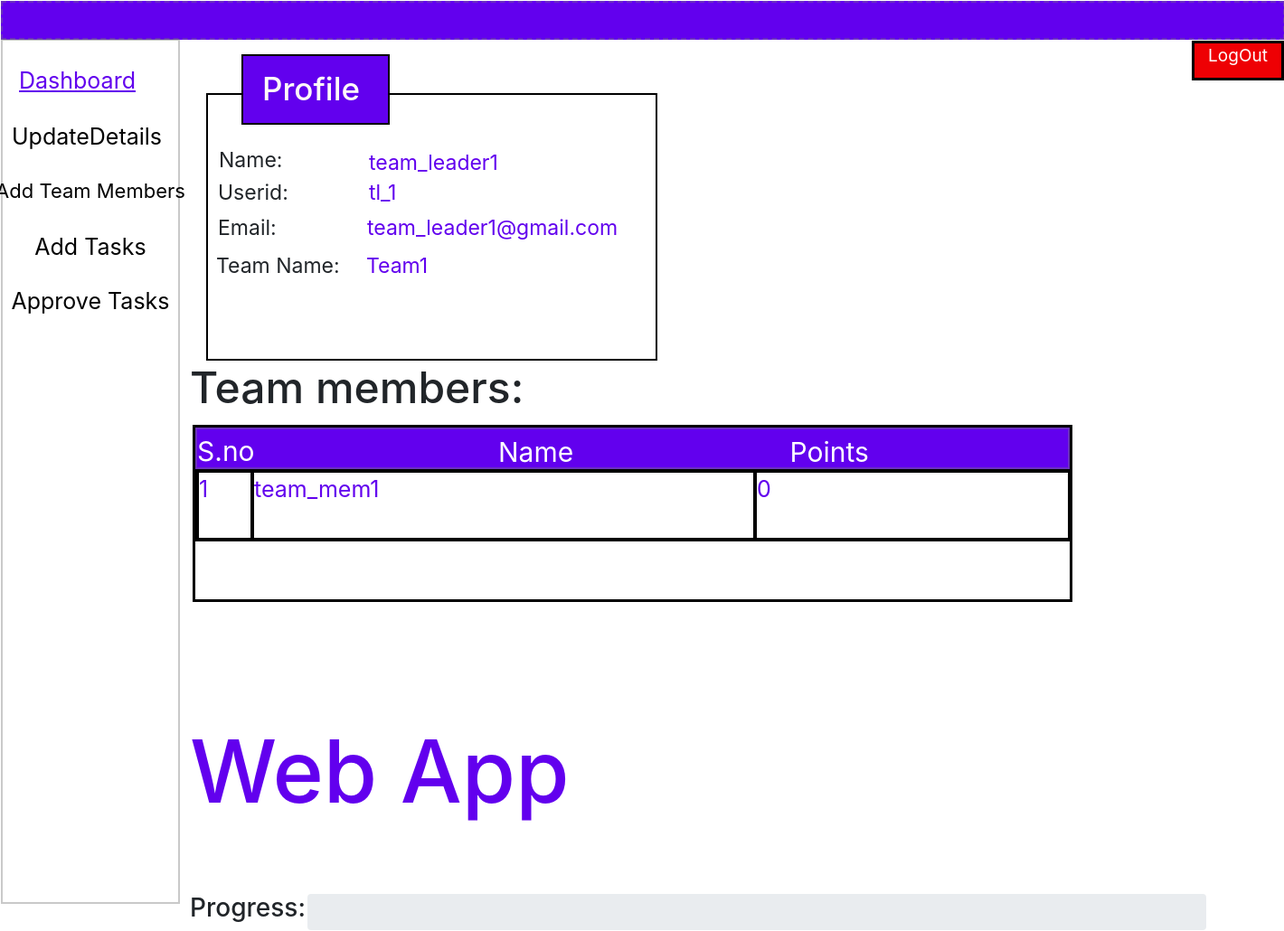
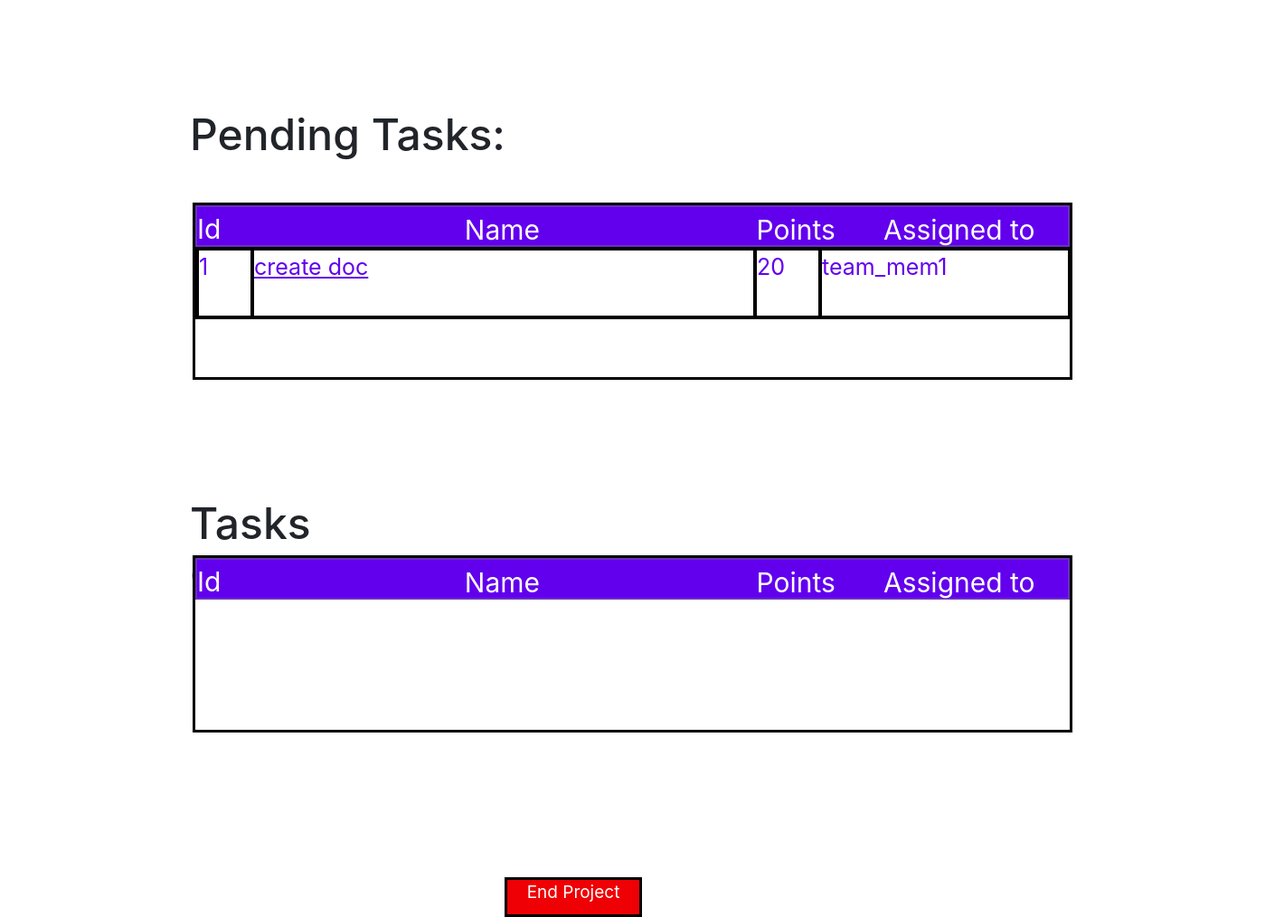
The app's page /team_leader_dashboard/5/ with its own data (2 pictures, top to bottom).
### teamleader/models.py (models this page shows, shortened)
class team_member(models.Model):
    name = models.CharField(max_length=100)
    user_id = models.CharField(max_length=100)
    password = models.CharField(max_length=100)
    email = models.EmailField()
    total_points = models.IntegerField(default = 0)
    is_team_assigned = models.BooleanField(default=False)
    team_of = models.ForeignKey(team_leader,on_delete = models.CASCADE,blank = True, null = True)
    no_of_tasks_accepted = models.IntegerField(default = 0)
    no_of_tasks_rejected = models.IntegerField(default = 0)

class project(models.Model):
    name = models.CharField(max_length=100)
    is_active = models.BooleanField(default = True)
    date_created = models.DateTimeField(auto_now_add=True)
    no_of_pending_tasks = models.IntegerField(default = 0)
    no_of_tasks_completed = models.IntegerField(default = 0)
    project_teamleader = models.OneToOneField(team_leader,on_delete = models.CASCADE)
    progress = models.IntegerField(default = 0)

class task(models.Model):
    name = models.CharField(max_length=100)
    description = models.TextField(max_length = 500)
    task_of = models.ForeignKey(project,on_delete = models.CASCADE)
    points = models.IntegerField()
    assigned_to = models.ForeignKey(team_member,on_delete = models.CASCADE)
    status = models.IntegerField(default = 0)

class team_leader(models.Model):
    name = models.CharField(max_length=100)
    team_name = models.CharField(max_length=100)
    user_id = models.CharField(max_length=100)
    password = models.CharField(max_length=100)
    email = models.EmailField()
    is_project_created = models.BooleanField(default = False)

### manager/views.py (the view)
# urls.py: path('team_leader_dashboard/<int:id>/',mviews.team_leader_dashboard,name='team_leader_dashboard'),
def team_leader_dashboard(request,id):
    tl = team_leader.objects.get(id=id)
    if project.objects.filter(project_teamleader = tl).exists():
        pro = project.objects.get(project_teamleader = tl)
        try:
            progress = (pro.no_of_tasks_completed * 100) / (pro.no_of_tasks_completed + pro.no_of_pending_tasks)
        except Exception:
            progress = 0
        pro.progress = progress
        pro.save()
        context = {
        'tl': tl,
        'tms': team_member.objects.filter(team_of = tl),
        'project': pro,
        'pend_tasks': task.objects.filter(task_of = pro, status = 0),
        'comp_tasks': task.objects.filter(task_of = pro, status = 2),
        'progress': int(progress),
        }
    else:
        context = {
            'tl': tl,
            'tms': team_member.objects.filter(team_of = tl)
        }
    return render(request,'teamleader/dashboard.html',context)

### teamleader/templates/teamleader/dashboard.html (shortened to what this page needs)
{% load static %}
<!DOCTYPE html>
<html lang="en">
<head>
    <link rel="stylesheet" href="https://maxcdn.bootstrapcdn.com/bootstrap/4.0.0/css/bootstrap.min.css">
    <link rel="stylesheet" href="{%static 'teamleader/dashboard.css'%}">
    <link rel="stylesheet" href="https://stackpath.bootstrapcdn.com/bootstrap/4.4.1/css/bootstrap.min.css">
</head>
<body>
    <div>
          <div class="home-container01"></div>
          <div class="home-container02">
            <a
              href="{% url 'team_leader_dashboard' tl.id %}"
              rel="noreferrer noopener"
              class="home-link"
            >
              Dashboard
            </a>
            <a class="home-text" href="{% url 'tl_update_page' tl.id %}">UpdateDetails</a>
            <a class="add_teammem" href="{% url 'add_teammembers_page' tl.id %}">Add Team Members</a>
            <a class="add_task" href="{% url 'add_tasks_page' tl.id %}">Add Tasks</a>
            <a class="approve_task" href="{% url 'approve_page' tl.id %}">Approve Tasks</a>
          </div>
          <div class="tag2">
            <div class="home-container04">
              <span class="home-text01">S.no</span>
              <span class="home-text02">Points</span>
              <span class="home-text03">Name</span>
            </div>
            {% for tm in tms %}
            <div class="home-container05">
              <div class="home-container06">
                <span class="home-text05">
                  <span>{{ forloop.counter }}</span>
                  <br />
                </span>
              </div>
              <div class="home-container07">
                <span class="home-text05">
                  <span>{{ tm.name }}</span>
                  <br />
                </span>
              </div>
              <div class="tag3">
                <span class="home-text08">
                  <span class="home-text09">{{ tm.total_points }}</span>
                  <br />
                </span>
              </div>
            </div>
            {% endfor %}
          </div>
        {% if tl.is_project_created %}
          <h1 class="tag8">{{ project.name }}</h1>
          <h1 class="home-text32">Pending Tasks:</h1>
          <div class="home-container03">
            <div class="home-container04">
              <span class="home-text01">Id</span>
              <span class="home-text02">Points</span>
              <span class="home-text03">Name</span>
              <span class="tag5">Assigned to</span>
            </div>
            {% for task in pend_tasks %}
            <div class="home-container05">
              <div class="home-container06">
                <span class="home-text05">
                  <span>{{ forloop.counter }}</span>
                  <br />
                </span>
              </div>
              <div class="home-container07">
                <a
                  href="https://example.com"
                  target="_blank"
                  rel="noreferrer noopener"
                  class="home-link1"
                >
                  {{ task.name }}
                </a>
              </div>
              <div class="home-container08">
                <span class="home-text08">
                  <span class="home-text09">{{ task.points }}</span>
                  <br />
                </span>
              </div>
              <div class="tag6">
                <span class="home-text05">
                  <span>{{ task.assigned_to.name }}</span>
                  <br />
                </span>
              </div>
            </div>
          {% endfor %}
          </div>
          <h1 class="tag4">Tasks Completed:</h1>
          <div class="tag7">
            <div class="home-container04">
              <span class="home-text01">Id</span>
              <span class="home-text02">Points</span>
              <span class="home-text03">Name</span>
              <span class="tag5">Assigned to</span>
            </div>
          </div>
          <a href="{% url 'delete_project' tl.id %}" id="end_pro_button">End Project</a>
          <h3 style="position:relative; top: 148px; left: 210px;">Progress:</h3>
          <div id="progress-bar" class="progress">
          </div>
        {% endif %}
          <div class="home-container10">
            <span class="home-text14">Name:</span>
            <span class="home-text16">Team Name:</span>
            <span class="home-text17">Userid:</span>
            <span class="home-text18">Email:</span>
            <span class="home-text19">{{ tl.name }}</span>
            <span class="home-text21">{{ tl.team_name }}</span>
            <span class="home-text22">{{ tl.email }}</span>
            <span class="home-text23">{{ tl.user_id }}</span>
          </div>
          <div class="home-container11"></div>
          <h1 class="home-text24">Profile</h1>
          <h1 class="tag1">Team members:</h1>
          <a href="{% url 'logout'%}" id="button">LogOut</a>
    </div>
</body>
</html>

### records on screen
team_member: name "team_mem1", total_points "0"
project: name "Web App"
task: name "create doc", points "20", assigned_to.name "team_mem1"
team_leader: name "team_leader1", team_name "Team1", email "team_leader1@gmail.com", user_id "tl_1"
